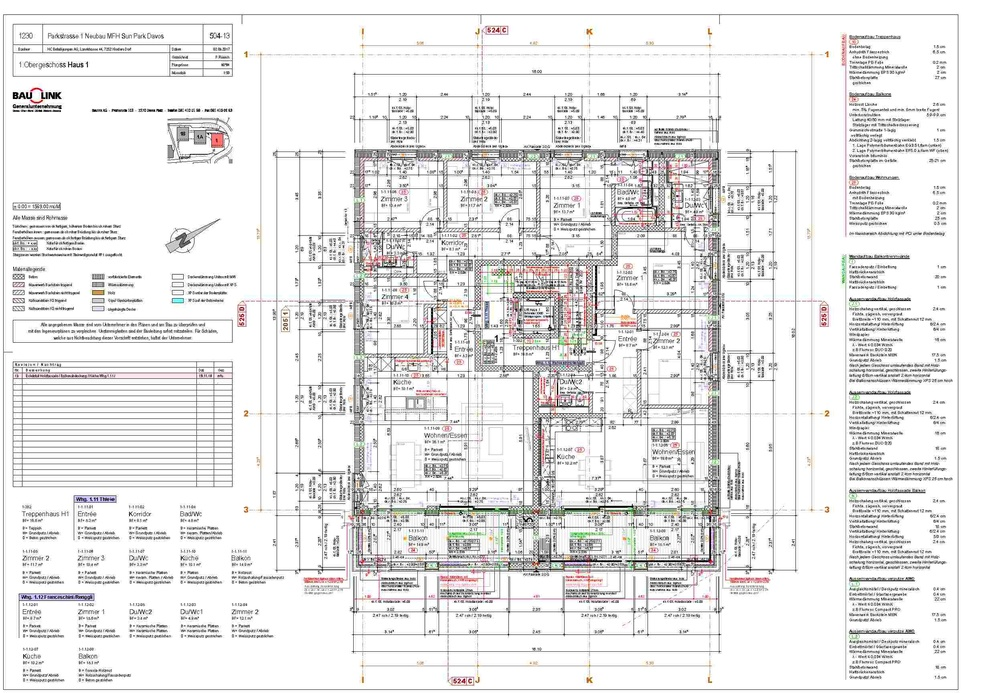
#> input picture plan.jpeg, 1000 x 693 px, shrunk from 2494 x 1729 before the run
$ python -i detect_crosses.py   (imports and definitions only)
#> lines starting #> are read from the running program, lines starting #| are printed output that depends on the picture
#> further down, picture is the input picture: shape (693, 1000, 3); mean B, G, R 231.9, 232, 232.7
import cv2
import numpy as np
import matplotlib.pyplot as plt


kernel_wide_v = np.array([-1, 1, 1, 1, 1, -1, 0, -1, 1, 1, -1, 0, 0, 0, -1, -1, 0, 0])
kernel_wide_v = np.reshape(kernel_wide_v, (3, -1))
wide_kernels = [kernel_wide_v, np.flip(kernel_wide_v), kernel_wide_v.transpose(), np.flip(kernel_wide_v).transpose()]


kernel_v = np.array([-1, 1, 1, 1, -1, 0, -1, 1, -1, 0, 0, 0, -1, 0, 0])
kernel_v = np.reshape(kernel_v, (3, -1))
v_kernels = [kernel_v, np.flip(kernel_v), kernel_v.transpose(), np.flip(kernel_v).transpose()]


def get_maximum(arr):
    return np.argmax(arr)


class CrossesDetection:
    def __init__(self, image):
        self.image = image

    def get_wide_kernel_results(self):
        filters_added = np.zeros(self.image.shape)
        for kernel in wide_kernels:
            res = cv2.filter2D(self.image, -1, kernel)
            _, res = cv2.threshold(res, 5.2, 6., cv2.THRESH_BINARY)
            filters_added += res / 6.
#> this loop made 4 passes
#> pass 1, in get_wide_kernel_results, `res = cv2.filter2D(self.image, -1, kernel)`:
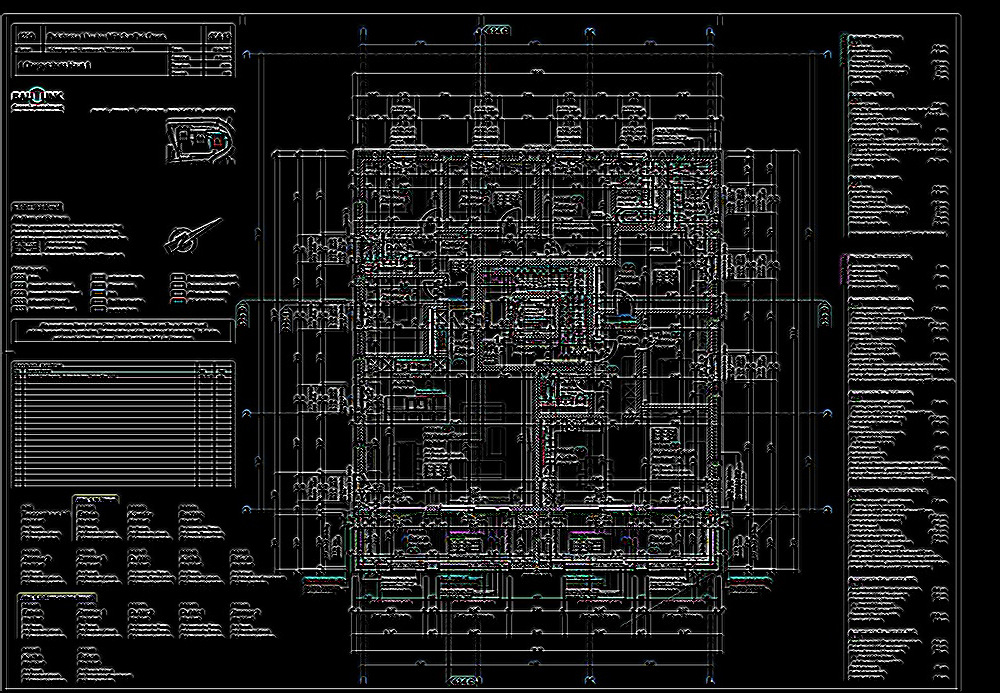
#> res: shape (693, 1000, 3); mean B, G, R 26.9, 26.9, 26.7
#> pass 1, in get_wide_kernel_results, `filters_added += res / 6.`:
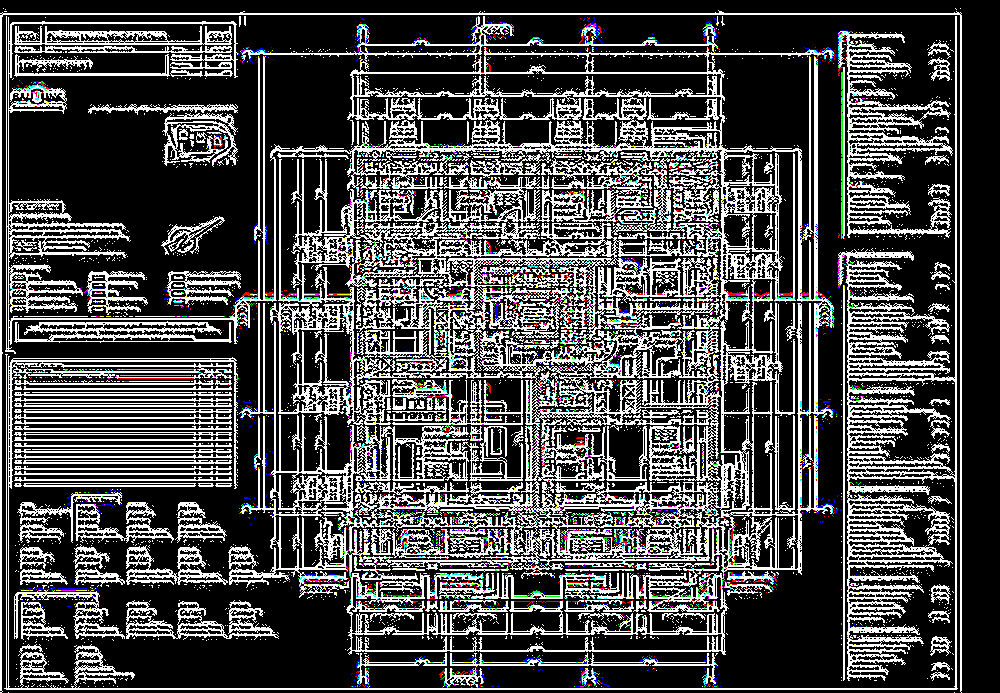
#> filters_added: shape (693, 1000, 3) float64; mean B, G, R 0.296, 0.294, 0.294
#> pass 2, in get_wide_kernel_results, `res = cv2.filter2D(self.image, -1, kernel)`:
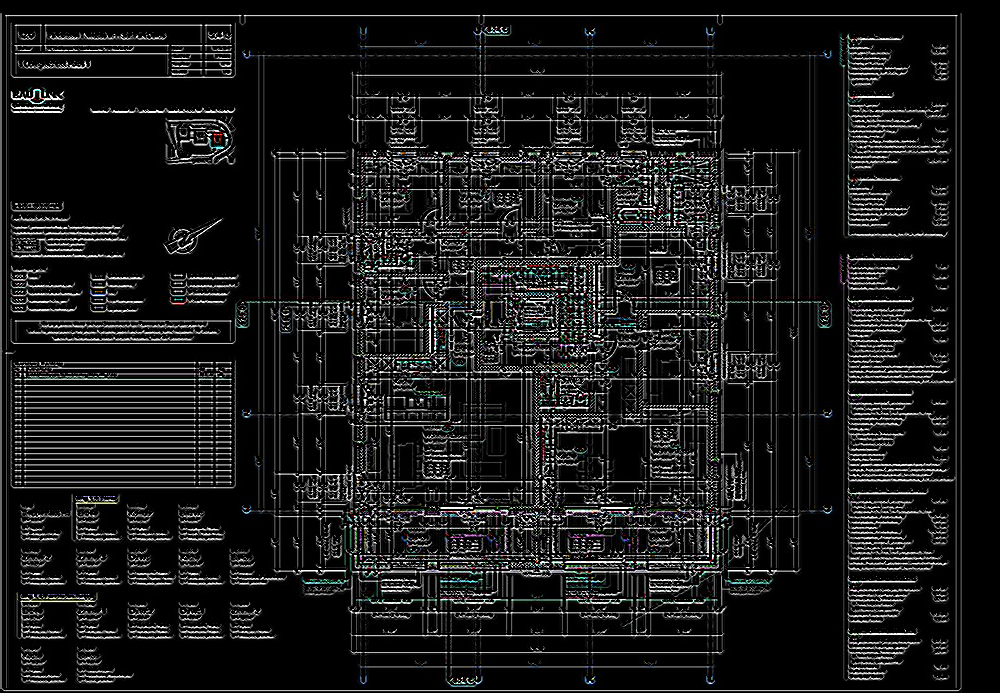
#> res: shape (693, 1000, 3); mean B, G, R 26.9, 27, 26.7
#> after the loop:
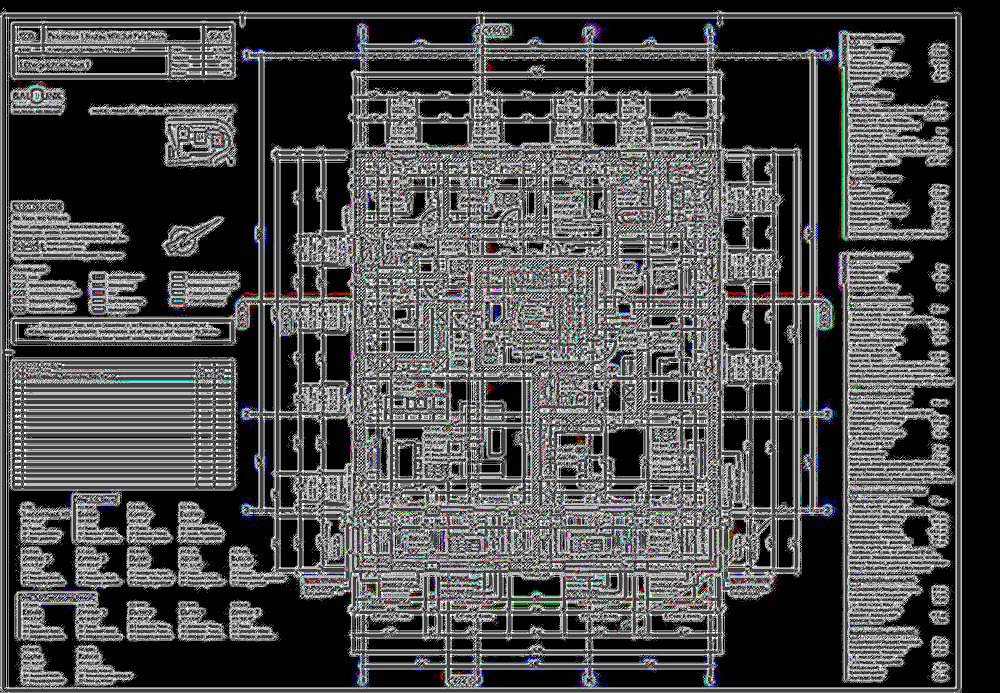
#> filters_added: shape (693, 1000, 3) float64; mean B, G, R 1.21, 1.21, 1.21; drawn with min black and max white
        return filters_added

    def get_v_kernel_results(self):
        filters_added = np.zeros(self.image.shape)
#> filters_added: shape (693, 1000, 3) float64; every value is 0
        for kernel in v_kernels:
            res = cv2.filter2D(self.image, -1, kernel)
            _, res = cv2.threshold(res, 3.2, 6., cv2.THRESH_BINARY)
            filters_added += res / 4.
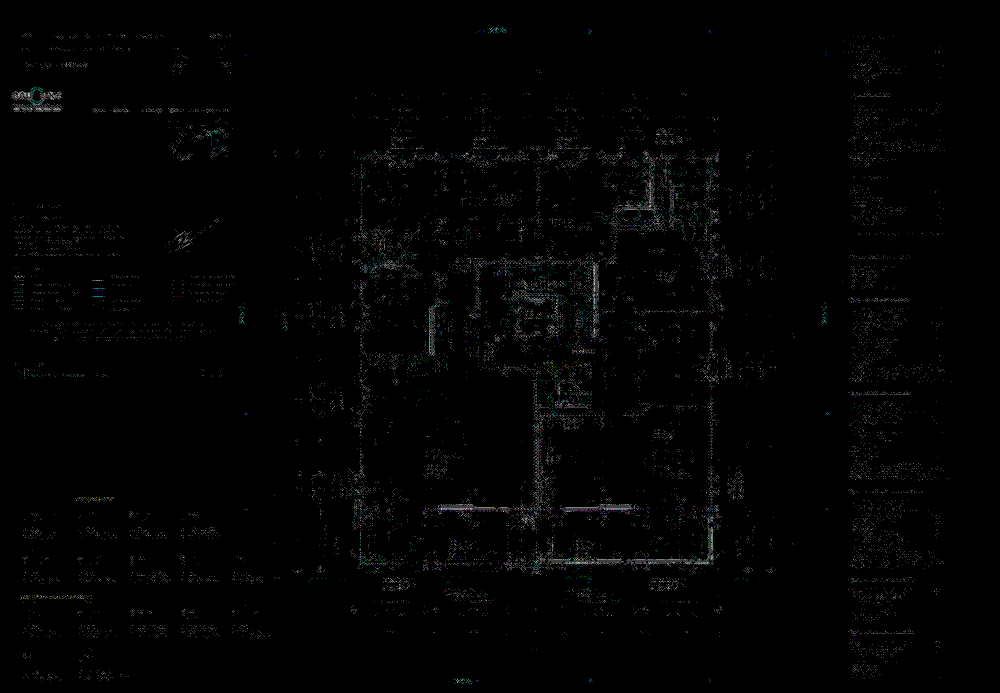
#> filters_added: shape (693, 1000, 3) float64; mean B, G, R 0.0553, 0.0552, 0.052; drawn with min black and max white
        return filters_added

    def get_kernel_results(self):
        return self.get_wide_kernel_results() + self.get_v_kernel_results()
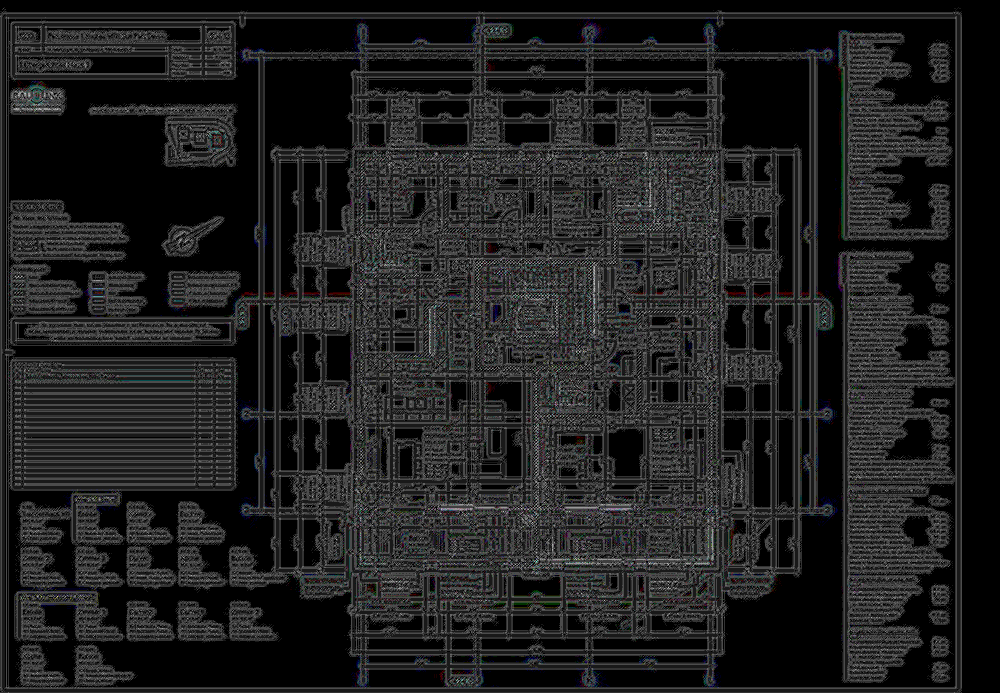
#> returned value: shape (693, 1000, 3) float64; mean B, G, R 1.27, 1.26, 1.26; drawn with min black and max white

    def get_candidate_triple(self):
        kernel_image = self.get_kernel_results()
        left_to_right_sum = np.reshape(cv2.reduce(kernel_image, 0, cv2.REDUCE_SUM), (-1,))
        up_down_sum = np.reshape(cv2.reduce(kernel_image, 1, cv2.REDUCE_SUM), (-1,))

        first_index = get_maximum(left_to_right_sum)
        left_to_right_sum[first_index-10:first_index+10] = np.zeros((20,))
        second_index = get_maximum(left_to_right_sum)
        third_index = get_maximum(up_down_sum)

        first_index /= self.image.shape[1]
        second_index /= self.image.shape[1]
        third_index /= self.image.shape[0]

        if first_index < second_index:
            return first_index, second_index, third_index
        else:
            return second_index, first_index, third_index

>>> import cv2
>>> picture = cv2.imread('../plan.jpeg')
>>> result = CrossesDetection(picture).get_kernel_results()
